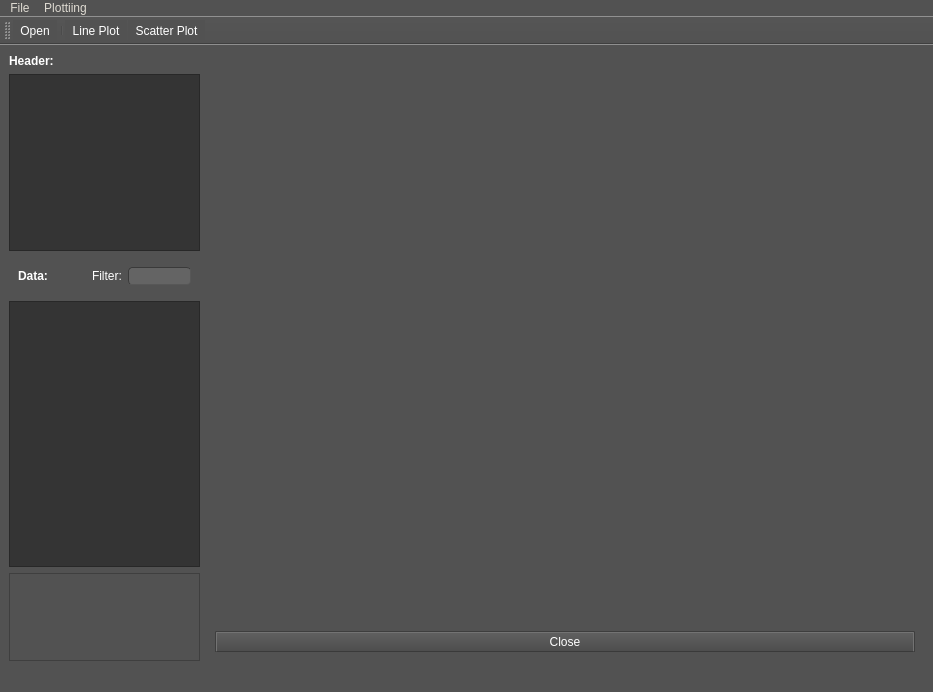
<?xml version="1.0" encoding="UTF-8"?>
<ui version="4.0">
 <class>Viewer</class>
 <widget class="QMainWindow" name="Viewer">
  <property name="geometry">
   <rect>
    <x>0</x>
    <y>0</y>
    <width>933</width>
    <height>692</height>
   </rect>
  </property>
  <property name="windowTitle">
   <string>TFS Viewer</string>
  </property>
  <property name="styleSheet">
   <string notr="true">/*
ElegantDark Style Sheet for QT Applications
Author: Jaime A. Quiroga P.
Company: GTRONICK
Last updated: 17/04/2018
Available at: https://github.com/GTRONICK/QSS/blob/master/ElegantDark.qss
*/
* {
	background-color:rgb(82, 82, 82);
	color: rgb(255,255,255);
	selection-background-color: rgb(187, 187, 187);
	selection-color: rgb(60, 63, 65);
}
QTextEdit {
	background-color:rgb(42, 42, 42);
	color: rgb(0, 255, 0);
}
QTableView {
	alternate-background-color:rgb(72,72,72);
	background-color:rgb(52,52,52);
}
QTableView::item {
	padding:0px;
}
QHeaderView:section{
border-style: outset;
	border-width: 2px;
	border-top-color: qlineargradient(spread:pad, x1:0.5, y1:0.6, x2:0.5, y2:0.4, stop:0 rgba(115, 115, 115, 255), stop:1 rgba(62, 62, 62, 255));
	border-right-color: qlineargradient(spread:pad, x1:0.4, y1:0.5, x2:0.6, y2:0.5, stop:0 rgba(115, 115, 115, 255), stop:1 rgba(62, 62, 62, 255));
	border-left-color: qlineargradient(spread:pad, x1:0.6, y1:0.5, x2:0.4, y2:0.5, stop:0 rgba(115, 115, 115, 255), stop:1 rgba(62, 62, 62, 255));
	border-bottom-color: rgb(58, 58, 58);
	border-bottom-width: 1px;
	border-style: solid;
	color: rgb(255, 255, 255);
	padding: 2px;
	background-color: qlineargradient(spread:pad, x1:0.5, y1:1, x2:0.5, y2:0, stop:0 rgba(77, 77, 77, 255), stop:1 rgba(97, 97, 97, 255));
}
QPushButton{
	border-style: outset;
	border-width: 2px;
	border-top-color: qlineargradient(spread:pad, x1:0.5, y1:0.6, x2:0.5, y2:0.4, stop:0 rgba(115, 115, 115, 255), stop:1 rgba(62, 62, 62, 255));
	border-right-color: qlineargradient(spread:pad, x1:0.4, y1:0.5, x2:0.6, y2:0.5, stop:0 rgba(115, 115, 115, 255), stop:1 rgba(62, 62, 62, 255));
	border-left-color: qlineargradient(spread:pad, x1:0.6, y1:0.5, x2:0.4, y2:0.5, stop:0 rgba(115, 115, 115, 255), stop:1 rgba(62, 62, 62, 255));
	border-bottom-color: rgb(58, 58, 58);
	border-bottom-width: 1px;
	border-style: solid;
	color: rgb(255, 255, 255);
	padding: 2px;
	background-color: qlineargradient(spread:pad, x1:0.5, y1:1, x2:0.5, y2:0, stop:0 rgba(77, 77, 77, 255), stop:1 rgba(97, 97, 97, 255));
}
QPushButton:hover{
	border-style: outset;
	border-width: 2px;
	border-top-color: qlineargradient(spread:pad, x1:0.5, y1:0.6, x2:0.5, y2:0.4, stop:0 rgba(180, 180, 180, 255), stop:1 rgba(110, 110, 110, 255));
	border-right-color: qlineargradient(spread:pad, x1:0.4, y1:0.5, x2:0.6, y2:0.5, stop:0 rgba(180, 180, 180, 255), stop:1 rgba(110, 110, 110, 255));
	border-left-color: qlineargradient(spread:pad, x1:0.6, y1:0.5, x2:0.4, y2:0.5, stop:0 rgba(180, 180, 180, 255), stop:1 rgba(110, 110, 110, 255));
	border-bottom-color: rgb(115, 115, 115);
	border-bottom-width: 1px;
	border-style: solid;
	color: rgb(255, 255, 255);
	padding: 2px;
	background-color: qlineargradient(spread:pad, x1:0.5, y1:1, x2:0.5, y2:0, stop:0 rgba(107, 107, 107, 255), stop:1 rgba(157, 157, 157, 255));
}
QPushButton:pressed{
	border-style: outset;
	border-width: 2px;
	border-top-color: qlineargradient(spread:pad, x1:0.5, y1:0.6, x2:0.5, y2:0.4, stop:0 rgba(62, 62, 62, 255), stop:1 rgba(22, 22, 22, 255));
	border-right-color: qlineargradient(spread:pad, x1:0.4, y1:0.5, x2:0.6, y2:0.5, stop:0 rgba(115, 115, 115, 255), stop:1 rgba(62, 62, 62, 255));
	border-left-color: qlineargradient(spread:pad, x1:0.6, y1:0.5, x2:0.4, y2:0.5, stop:0 rgba(115, 115, 115, 255), stop:1 rgba(62, 62, 62, 255));
	border-bottom-color: rgb(58, 58, 58);
	border-bottom-width: 1px;
	border-style: solid;
	color: rgb(255, 255, 255);
	padding: 2px;
	background-color: qlineargradient(spread:pad, x1:0.5, y1:1, x2:0.5, y2:0, stop:0 rgba(77, 77, 77, 255), stop:1 rgba(97, 97, 97, 255));
}
QPushButton:disabled{
	border-style: outset;
	border-width: 2px;
	border-top-color: qlineargradient(spread:pad, x1:0.5, y1:0.6, x2:0.5, y2:0.4, stop:0 rgba(115, 115, 115, 255), stop:1 rgba(62, 62, 62, 255));
	border-right-color: qlineargradient(spread:pad, x1:0.4, y1:0.5, x2:0.6, y2:0.5, stop:0 rgba(115, 115, 115, 255), stop:1 rgba(62, 62, 62, 255));
	border-left-color: qlineargradient(spread:pad, x1:0.6, y1:0.5, x2:0.4, y2:0.5, stop:0 rgba(115, 115, 115, 255), stop:1 rgba(62, 62, 62, 255));
	border-bottom-color: rgb(58, 58, 58);
	border-bottom-width: 1px;
	border-style: solid;
	color: rgb(0, 0, 0);
	padding: 2px;
	background-color: qlineargradient(spread:pad, x1:0.5, y1:1, x2:0.5, y2:0, stop:0 rgba(57, 57, 57, 255), stop:1 rgba(77, 77, 77, 255));
}
QLineEdit {
	border-width: 1px; border-radius: 4px;
	border-color: rgb(58, 58, 58);
	border-style: inset;
	padding: 0 8px;
	color: rgb(255, 255, 255);
	background:rgb(100, 100, 100);
	
}
QLabel {
	color:rgb(255,255,255);	
}
QProgressBar {
	text-align: center;
	color: rgb(240, 240, 240);
	border-width: 1px; 
	border-radius: 10px;
	border-color: rgb(58, 58, 58);
	border-style: inset;
	background-color:rgb(77,77,77);
}
QProgressBar::chunk {
	background-color: qlineargradient(spread:pad, x1:0.5, y1:0.7, x2:0.5, y2:0.3, stop:0 rgba(87, 97, 106, 255), stop:1 rgba(93, 103, 113, 255));
	border-radius: 5px;
}
QMenuBar {
	background:rgb(82, 82, 82);
}
QMenuBar::item {
	color:rgb(223,219,210);
	spacing: 3px;
	padding: 1px 4px;
	background: transparent;
}

QMenuBar::item:selected {
	background:rgb(115, 115, 115);
}
QMenu::item:selected {
	color:rgb(255,255,255);
	border-width:2px;
	border-style:solid;
	padding-left:18px;
	padding-right:8px;
	padding-top:2px;
	padding-bottom:3px;
	background:qlineargradient(spread:pad, x1:0.5, y1:0.7, x2:0.5, y2:0.3, stop:0 rgba(87, 97, 106, 255), stop:1 rgba(93, 103, 113, 255));
	border-top-color: qlineargradient(spread:pad, x1:0.5, y1:0.6, x2:0.5, y2:0.4, stop:0 rgba(115, 115, 115, 255), stop:1 rgba(62, 62, 62, 255));
	border-right-color: qlineargradient(spread:pad, x1:0.4, y1:0.5, x2:0.6, y2:0.5, stop:0 rgba(115, 115, 115, 255), stop:1 rgba(62, 62, 62, 255));
	border-left-color: qlineargradient(spread:pad, x1:0.6, y1:0.5, x2:0.4, y2:0.5, stop:0 rgba(115, 115, 115, 255), stop:1 rgba(62, 62, 62, 255));
	border-bottom-color: rgb(58, 58, 58);
	border-bottom-width: 1px;
}
QMenu::item {
	color:rgb(223,219,210);
	background-color:rgb(78,78,78);
	padding-left:20px;
	padding-top:4px;
	padding-bottom:4px;
	padding-right:10px;
}
QMenu{
	background-color:rgb(78,78,78);
}
QTabWidget {
	color:rgb(0,0,0);
	background-color:rgb(247,246,246);
}
QTabWidget::pane {
		border-color: rgb(77,77,77);
		background-color:rgb(101,101,101);
		border-style: solid;
		border-width: 1px;
    	border-radius: 6px;
}
QTabBar::tab {
	padding:2px;
	color:rgb(250,250,250);
  	background-color: qlineargradient(spread:pad, x1:0.5, y1:1, x2:0.5, y2:0, stop:0 rgba(77, 77, 77, 255), stop:1 rgba(97, 97, 97, 255));
	border-style: solid;
	border-width: 2px;
  	border-top-right-radius:4px;
   border-top-left-radius:4px;
	border-top-color: qlineargradient(spread:pad, x1:0.5, y1:0.6, x2:0.5, y2:0.4, stop:0 rgba(115, 115, 115, 255), stop:1 rgba(95, 92, 93, 255));
	border-right-color: qlineargradient(spread:pad, x1:0.4, y1:0.5, x2:0.6, y2:0.5, stop:0 rgba(115, 115, 115, 255), stop:1 rgba(95, 92, 93, 255));
	border-left-color: qlineargradient(spread:pad, x1:0.6, y1:0.5, x2:0.4, y2:0.5, stop:0 rgba(115, 115, 115, 255), stop:1 rgba(95, 92, 93, 255));
	border-bottom-color: rgb(101,101,101);
}
QTabBar::tab:selected, QTabBar::tab:last:selected, QTabBar::tab:hover {
  	background-color:rgb(101,101,101);
  	margin-left: 0px;
  	margin-right: 1px;
}
QTabBar::tab:!selected {
    	margin-top: 1px;
		margin-right: 1px;
}
QCheckBox {
	color:rgb(223,219,210);
	padding: 2px;
}
QCheckBox:hover {
	border-radius:4px;
	border-style:solid;
	padding-left: 1px;
	padding-right: 1px;
	padding-bottom: 1px;
	padding-top: 1px;
	border-width:1px;
	border-color: rgb(87, 97, 106);
	background-color:qlineargradient(spread:pad, x1:0.5, y1:0.7, x2:0.5, y2:0.3, stop:0 rgba(87, 97, 106, 150), stop:1 rgba(93, 103, 113, 150));
}
QCheckBox::indicator:checked {
	border-radius:4px;
	border-style:solid;
	border-width:1px;
	border-color: rgb(180,180,180);
  	background-color:qlineargradient(spread:pad, x1:0.5, y1:0.7, x2:0.5, y2:0.3, stop:0 rgba(87, 97, 106, 255), stop:1 rgba(93, 103, 113, 255));
}
QCheckBox::indicator:unchecked {
	border-radius:4px;
	border-style:solid;
	border-width:1px;
	border-color: rgb(87, 97, 106);
  	background-color:rgb(255,255,255);
}
QStatusBar {
	color:rgb(240,240,240);
}</string>
  </property>
  <widget class="QWidget" name="centralwidget">
   <layout class="QHBoxLayout" name="horizontalLayout_2">
    <item>
     <layout class="QVBoxLayout" name="verticalLayout" stretch="0,0,0,0,0">
      <item>
       <widget class="QLabel" name="label">
        <property name="font">
         <font>
          <weight>75</weight>
          <bold>true</bold>
         </font>
        </property>
        <property name="text">
         <string>Header:</string>
        </property>
       </widget>
      </item>
      <item>
       <widget class="QTableView" name="propertyTable">
        <property name="sizePolicy">
         <sizepolicy hsizetype="Ignored" vsizetype="Expanding">
          <horstretch>0</horstretch>
          <verstretch>2</verstretch>
         </sizepolicy>
        </property>
        <property name="styleSheet">
         <string notr="true"/>
        </property>
        <property name="alternatingRowColors">
         <bool>false</bool>
        </property>
        <property name="showGrid">
         <bool>false</bool>
        </property>
       </widget>
      </item>
      <item>
       <widget class="QWidget" name="widget" native="true">
        <property name="sizePolicy">
         <sizepolicy hsizetype="Preferred" vsizetype="Preferred">
          <horstretch>0</horstretch>
          <verstretch>0</verstretch>
         </sizepolicy>
        </property>
        <layout class="QHBoxLayout" name="horizontalLayout">
         <item>
          <widget class="QLabel" name="label_2">
           <property name="font">
            <font>
             <weight>75</weight>
             <bold>true</bold>
            </font>
           </property>
           <property name="text">
            <string>Data:</string>
           </property>
          </widget>
         </item>
         <item>
          <spacer name="horizontalSpacer">
           <property name="orientation">
            <enum>Qt::Horizontal</enum>
           </property>
           <property name="sizeHint" stdset="0">
            <size>
             <width>100</width>
             <height>20</height>
            </size>
           </property>
          </spacer>
         </item>
         <item>
          <widget class="QLabel" name="label_3">
           <property name="text">
            <string>Filter:</string>
           </property>
          </widget>
         </item>
         <item>
          <widget class="QLineEdit" name="filterDataEdit"/>
         </item>
        </layout>
       </widget>
      </item>
      <item>
       <widget class="QTableView" name="tableView">
        <property name="sizePolicy">
         <sizepolicy hsizetype="Expanding" vsizetype="Expanding">
          <horstretch>1</horstretch>
          <verstretch>3</verstretch>
         </sizepolicy>
        </property>
        <property name="alternatingRowColors">
         <bool>true</bool>
        </property>
       </widget>
      </item>
      <item>
       <widget class="QListView" name="logView">
        <property name="sizePolicy">
         <sizepolicy hsizetype="Expanding" vsizetype="Expanding">
          <horstretch>0</horstretch>
          <verstretch>1</verstretch>
         </sizepolicy>
        </property>
        <property name="font">
         <font>
          <family>Consolas</family>
          <weight>50</weight>
          <bold>false</bold>
         </font>
        </property>
       </widget>
      </item>
     </layout>
    </item>
    <item>
     <widget class="QWidget" name="chartArea" native="true">
      <layout class="QVBoxLayout" name="chartLayout">
       <item>
        <widget class="QCustomPlot" name="customPlot" native="true">
         <property name="minimumSize">
          <size>
           <width>700</width>
           <height>0</height>
          </size>
         </property>
        </widget>
       </item>
       <item>
        <widget class="QPushButton" name="closePlotButton">
         <property name="text">
          <string>Close</string>
         </property>
        </widget>
       </item>
      </layout>
     </widget>
    </item>
   </layout>
  </widget>
  <widget class="QMenuBar" name="menubar">
   <property name="geometry">
    <rect>
     <x>0</x>
     <y>0</y>
     <width>933</width>
     <height>17</height>
    </rect>
   </property>
   <widget class="QMenu" name="menuFile">
    <property name="title">
     <string>File</string>
    </property>
    <addaction name="actionOpen"/>
   </widget>
   <widget class="QMenu" name="menuPlottiing">
    <property name="title">
     <string>Plottiing</string>
    </property>
    <addaction name="actionplotColumn"/>
    <addaction name="actionscatter_plot_column"/>
   </widget>
   <addaction name="menuFile"/>
   <addaction name="menuPlottiing"/>
  </widget>
  <widget class="QStatusBar" name="statusbar"/>
  <widget class="QToolBar" name="toolBar">
   <property name="palette">
    <palette>
     <active>
      <colorrole role="WindowText">
       <brush brushstyle="SolidPattern">
        <color alpha="255">
         <red>255</red>
         <green>255</green>
         <blue>255</blue>
        </color>
       </brush>
      </colorrole>
      <colorrole role="Button">
       <brush brushstyle="SolidPattern">
        <color alpha="255">
         <red>82</red>
         <green>82</green>
         <blue>82</blue>
        </color>
       </brush>
      </colorrole>
      <colorrole role="Text">
       <brush brushstyle="SolidPattern">
        <color alpha="255">
         <red>255</red>
         <green>255</green>
         <blue>255</blue>
        </color>
       </brush>
      </colorrole>
      <colorrole role="ButtonText">
       <brush brushstyle="SolidPattern">
        <color alpha="255">
         <red>255</red>
         <green>255</green>
         <blue>255</blue>
        </color>
       </brush>
      </colorrole>
      <colorrole role="Base">
       <brush brushstyle="SolidPattern">
        <color alpha="255">
         <red>82</red>
         <green>82</green>
         <blue>82</blue>
        </color>
       </brush>
      </colorrole>
      <colorrole role="Window">
       <brush brushstyle="SolidPattern">
        <color alpha="255">
         <red>82</red>
         <green>82</green>
         <blue>82</blue>
        </color>
       </brush>
      </colorrole>
      <colorrole role="Highlight">
       <brush brushstyle="SolidPattern">
        <color alpha="255">
         <red>187</red>
         <green>187</green>
         <blue>187</blue>
        </color>
       </brush>
      </colorrole>
      <colorrole role="HighlightedText">
       <brush brushstyle="SolidPattern">
        <color alpha="255">
         <red>60</red>
         <green>63</green>
         <blue>65</blue>
        </color>
       </brush>
      </colorrole>
      <colorrole role="PlaceholderText">
       <brush brushstyle="NoBrush">
        <color alpha="128">
         <red>255</red>
         <green>255</green>
         <blue>255</blue>
        </color>
       </brush>
      </colorrole>
     </active>
     <inactive>
      <colorrole role="WindowText">
       <brush brushstyle="SolidPattern">
        <color alpha="255">
         <red>255</red>
         <green>255</green>
         <blue>255</blue>
        </color>
       </brush>
      </colorrole>
      <colorrole role="Button">
       <brush brushstyle="SolidPattern">
        <color alpha="255">
         <red>82</red>
         <green>82</green>
         <blue>82</blue>
        </color>
       </brush>
      </colorrole>
      <colorrole role="Text">
       <brush brushstyle="SolidPattern">
        <color alpha="255">
         <red>255</red>
         <green>255</green>
         <blue>255</blue>
        </color>
       </brush>
      </colorrole>
      <colorrole role="ButtonText">
       <brush brushstyle="SolidPattern">
        <color alpha="255">
         <red>255</red>
         <green>255</green>
         <blue>255</blue>
        </color>
       </brush>
      </colorrole>
      <colorrole role="Base">
       <brush brushstyle="SolidPattern">
        <color alpha="255">
         <red>82</red>
         <green>82</green>
         <blue>82</blue>
        </color>
       </brush>
      </colorrole>
      <colorrole role="Window">
       <brush brushstyle="SolidPattern">
        <color alpha="255">
         <red>82</red>
         <green>82</green>
         <blue>82</blue>
        </color>
       </brush>
      </colorrole>
      <colorrole role="Highlight">
       <brush brushstyle="SolidPattern">
        <color alpha="255">
         <red>187</red>
         <green>187</green>
         <blue>187</blue>
        </color>
       </brush>
      </colorrole>
      <colorrole role="HighlightedText">
       <brush brushstyle="SolidPattern">
        <color alpha="255">
         <red>60</red>
         <green>63</green>
         <blue>65</blue>
        </color>
       </brush>
      </colorrole>
      <colorrole role="PlaceholderText">
       <brush brushstyle="NoBrush">
        <color alpha="128">
         <red>255</red>
         <green>255</green>
         <blue>255</blue>
        </color>
       </brush>
      </colorrole>
     </inactive>
     <disabled>
      <colorrole role="WindowText">
       <brush brushstyle="SolidPattern">
        <color alpha="255">
         <red>255</red>
         <green>255</green>
         <blue>255</blue>
        </color>
       </brush>
      </colorrole>
      <colorrole role="Button">
       <brush brushstyle="SolidPattern">
        <color alpha="255">
         <red>82</red>
         <green>82</green>
         <blue>82</blue>
        </color>
       </brush>
      </colorrole>
      <colorrole role="Text">
       <brush brushstyle="SolidPattern">
        <color alpha="255">
         <red>255</red>
         <green>255</green>
         <blue>255</blue>
        </color>
       </brush>
      </colorrole>
      <colorrole role="ButtonText">
       <brush brushstyle="SolidPattern">
        <color alpha="255">
         <red>255</red>
         <green>255</green>
         <blue>255</blue>
        </color>
       </brush>
      </colorrole>
      <colorrole role="Base">
       <brush brushstyle="SolidPattern">
        <color alpha="255">
         <red>82</red>
         <green>82</green>
         <blue>82</blue>
        </color>
       </brush>
      </colorrole>
      <colorrole role="Window">
       <brush brushstyle="SolidPattern">
        <color alpha="255">
         <red>82</red>
         <green>82</green>
         <blue>82</blue>
        </color>
       </brush>
      </colorrole>
      <colorrole role="Highlight">
       <brush brushstyle="SolidPattern">
        <color alpha="255">
         <red>187</red>
         <green>187</green>
         <blue>187</blue>
        </color>
       </brush>
      </colorrole>
      <colorrole role="HighlightedText">
       <brush brushstyle="SolidPattern">
        <color alpha="255">
         <red>60</red>
         <green>63</green>
         <blue>65</blue>
        </color>
       </brush>
      </colorrole>
      <colorrole role="PlaceholderText">
       <brush brushstyle="NoBrush">
        <color alpha="128">
         <red>255</red>
         <green>255</green>
         <blue>255</blue>
        </color>
       </brush>
      </colorrole>
     </disabled>
    </palette>
   </property>
   <property name="windowTitle">
    <string>toolBar</string>
   </property>
   <property name="iconSize">
    <size>
     <width>32</width>
     <height>32</height>
    </size>
   </property>
   <attribute name="toolBarArea">
    <enum>TopToolBarArea</enum>
   </attribute>
   <attribute name="toolBarBreak">
    <bool>false</bool>
   </attribute>
   <addaction name="actionOpen"/>
   <addaction name="separator"/>
   <addaction name="actionplotColumn"/>
   <addaction name="actionscatter_plot_column"/>
  </widget>
  <action name="actionOpen">
   <property name="icon">
    <iconset resource="resources.qrc">
     <normaloff>:/icons/res/open_clr.svg</normaloff>
     <activeoff>:/icons/res/open.svg</activeoff>:/icons/res/open_clr.svg</iconset>
   </property>
   <property name="text">
    <string>Open</string>
   </property>
  </action>
  <action name="actionplotColumn">
   <property name="icon">
    <iconset resource="resources.qrc">
     <normaloff>:/icons/res/line_plot_001_inactive.png</normaloff>
     <disabledoff>:/icons/res/line_plot_001.png</disabledoff>
     <activeoff>:/icons/res/line_plot_001.png</activeoff>
     <activeon>:/icons/res/line_plot_001.png</activeon>:/icons/res/line_plot_001_inactive.png</iconset>
   </property>
   <property name="text">
    <string>Line Plot</string>
   </property>
   <property name="toolTip">
    <string>Shows the content of the selected column in a plot</string>
   </property>
  </action>
  <action name="actionscatter_plot_column">
   <property name="checkable">
    <bool>false</bool>
   </property>
   <property name="checked">
    <bool>false</bool>
   </property>
   <property name="icon">
    <iconset resource="resources.qrc">
     <normaloff>:/icons/res/scatter_plot_001_inactive.png</normaloff>
     <disabledoff>:/icons/res/line_plot_001_inactive.png</disabledoff>
     <disabledon>:/icons/res/scatter_plot_001_inactive.png</disabledon>
     <activeoff>:/icons/res/scat_plot_001.png</activeoff>
     <activeon>:/icons/res/scat_plot_001.png</activeon>:/icons/res/scatter_plot_001_inactive.png</iconset>
   </property>
   <property name="text">
    <string>Scatter Plot</string>
   </property>
   <property name="toolTip">
    <string>Shows a scatter plot of the selected column(s)</string>
   </property>
  </action>
  <action name="actionSave">
   <property name="icon">
    <iconset resource="resources.qrc">
     <normaloff>:/icons/res/save.svg</normaloff>:/icons/res/save.svg</iconset>
   </property>
   <property name="text">
    <string>Save</string>
   </property>
  </action>
  <action name="actionSave_Compressed">
   <property name="text">
    <string>Save Compressed</string>
   </property>
  </action>
 </widget>
 <customwidgets>
  <customwidget>
   <class>QCustomPlot</class>
   <extends>QWidget</extends>
   <header>qcustomplot.h</header>
   <container>1</container>
  </customwidget>
 </customwidgets>
 <resources>
  <include location="resources.qrc"/>
 </resources>
 <connections/>
</ui>
